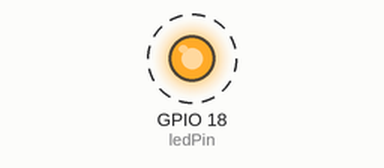
Recording of a program running on a simulated Raspberry Pi (BCM pin numbers). Parts: output pins drawn as LEDs (lit = HIGH). Dashed ring = blinking.

Above: at 0.5 s.
Timing chart, 0 to 4.6 s (numbered marks = the images above):
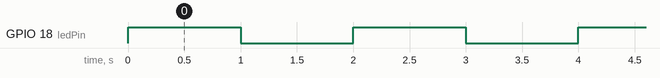

The program:

gpio_ex01.py
```python
import RPi.GPIO as GPIO
import time

ledPin = 18
GPIO.setmode(GPIO.BCM)
GPIO.setup(ledPin, GPIO.OUT)

while True:
    if __name__ == '__main__':
        GPIO.output(ledPin, True)
        time.sleep(1)
        GPIO.output(ledPin, False)
        time.sleep(1)
```

Measured:
- by itself, GPIO 18 (ledPin): alternates HIGH for 1.0 s and LOW for 1.0 s
